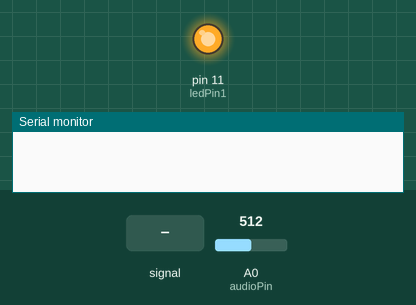
This sketch was run on a simulated Arduino Uno, built with avr-gcc and run on an emulated ATmega328P. On the bench: output pins drawn as LEDs (lit = HIGH), the last lines printed to the serial monitor. The inputs (shaded band) are chosen by the test bench; at power-on: A0 (audioPin) = 512.

Above: at 1.2 s.
1.3 s: A0 (audioPin) fed a 200 Hz sine of ±255 counts around its level
At 1.51 s:
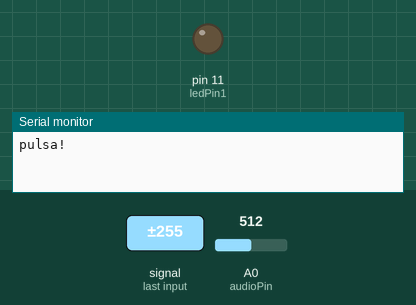
At 2.78 s:
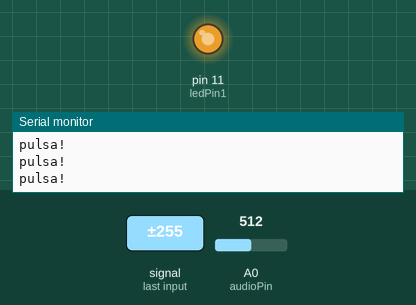
4.3 s: A0 (audioPin) set to 306
At 4.66 s:
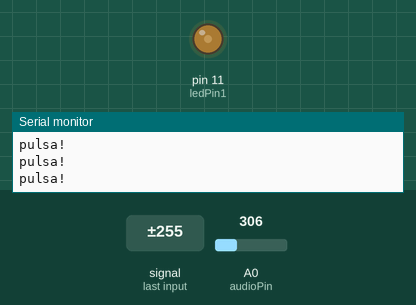
Timing chart, 0 to 10.5 s (numbered marks = the images above; inputs shaded):
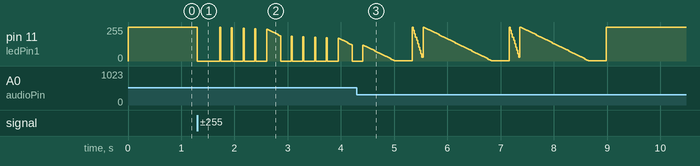

The sketch:

sorbillo010517.ino.ino
```cpp
const int audioPin = A0; // audio sinistra
int audio;
int sensitivityValue = 250;
int ledLevel;
boolean check = false;

int brightness = 0;    // how bright the LED is
int fadeAmount = 35;    // how many points to fade the LED by
int counter = 0;
int ledPin1 = 11;
float pulse = 0.7;
int count = 0;
void setup()
{
  Serial.begin(9600);
  pinMode(ledPin1, OUTPUT);
}

void loop()
{

  analogWrite(ledPin1, 255);

  audio = analogRead(audioPin);
  ledLevel = map(audio, 0, 1023, 0, sensitivityValue);


  if (check == true) {
    Serial.println("pulsa!");
    pulsa();

  }


  if (ledLevel > 160) {
    analogWrite(ledPin1, 0);
    delay(200);
    check = true;

  }

}


void pulsa() {

  analogWrite(ledPin1, brightness);
  brightness = brightness - (fadeAmount * pulse);
  if (brightness <= 10 && counter == 0) {
    brightness = 255 ;
    counter = 1;
    fadeAmount = 5;
   // count = count +1;

  }
  else if (brightness <= 1 && counter == 1) {
    delay(32 * 10);
    brightness = 255;
    counter = 0;
    fadeAmount = 35;
    count = count +1;
   if (count > 2)
   {check = false;
   count = 0;}
   Serial.println(count);
  }
  delay(2 * 10);

}
```
